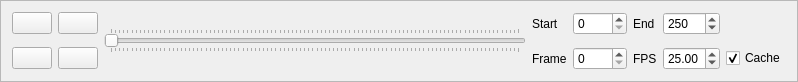
<?xml version="1.0" encoding="UTF-8"?>
<ui version="4.0">
 <class>TimeLineWidget</class>
 <widget class="QFrame" name="TimeLineWidget">
  <property name="geometry">
   <rect>
    <x>0</x>
    <y>0</y>
    <width>798</width>
    <height>78</height>
   </rect>
  </property>
  <property name="windowTitle">
   <string>Frame</string>
  </property>
  <property name="frameShape">
   <enum>QFrame::StyledPanel</enum>
  </property>
  <property name="frameShadow">
   <enum>QFrame::Raised</enum>
  </property>
  <layout class="QGridLayout" name="gridLayout">
   <item row="2" column="3">
    <widget class="QLabel" name="frameLabel">
     <property name="text">
      <string>Frame</string>
     </property>
    </widget>
   </item>
   <item row="0" column="2" rowspan="3">
    <widget class="QSlider" name="scrubber">
     <property name="sizePolicy">
      <sizepolicy hsizetype="Expanding" vsizetype="Fixed">
       <horstretch>0</horstretch>
       <verstretch>0</verstretch>
      </sizepolicy>
     </property>
     <property name="layoutDirection">
      <enum>Qt::LeftToRight</enum>
     </property>
     <property name="styleSheet">
      <string notr="true"/>
     </property>
     <property name="orientation">
      <enum>Qt::Horizontal</enum>
     </property>
     <property name="tickPosition">
      <enum>QSlider::TicksBothSides</enum>
     </property>
     <property name="tickInterval">
      <number>1</number>
     </property>
    </widget>
   </item>
   <item row="0" column="0">
    <widget class="QPushButton" name="playButton">
     <property name="text">
      <string/>
     </property>
    </widget>
   </item>
   <item row="2" column="1">
    <widget class="QPushButton" name="gotoEndButton">
     <property name="text">
      <string/>
     </property>
    </widget>
   </item>
   <item row="0" column="6">
    <widget class="QSpinBox" name="endFrame">
     <property name="maximum">
      <number>1000</number>
     </property>
     <property name="value">
      <number>250</number>
     </property>
    </widget>
   </item>
   <item row="2" column="4">
    <widget class="QSpinBox" name="frame">
     <property name="maximum">
      <number>1000</number>
     </property>
    </widget>
   </item>
   <item row="2" column="5">
    <widget class="QLabel" name="fpsLabel">
     <property name="text">
      <string>FPS</string>
     </property>
    </widget>
   </item>
   <item row="2" column="0">
    <widget class="QPushButton" name="gotoStartButton">
     <property name="text">
      <string/>
     </property>
    </widget>
   </item>
   <item row="0" column="3">
    <widget class="QLabel" name="startLabel">
     <property name="text">
      <string>Start</string>
     </property>
    </widget>
   </item>
   <item row="0" column="4">
    <widget class="QSpinBox" name="startFrame">
     <property name="maximum">
      <number>1000</number>
     </property>
    </widget>
   </item>
   <item row="0" column="1">
    <widget class="QPushButton" name="pauseButton">
     <property name="text">
      <string/>
     </property>
    </widget>
   </item>
   <item row="2" column="6">
    <widget class="QDoubleSpinBox" name="fps">
     <property name="maximum">
      <double>60.000000000000000</double>
     </property>
     <property name="value">
      <double>25.000000000000000</double>
     </property>
    </widget>
   </item>
   <item row="0" column="5">
    <widget class="QLabel" name="endLabel">
     <property name="text">
      <string>End</string>
     </property>
    </widget>
   </item>
   <item row="2" column="7">
    <widget class="QCheckBox" name="cache">
     <property name="text">
      <string>Cache</string>
     </property>
     <property name="checked">
      <bool>true</bool>
     </property>
    </widget>
   </item>
  </layout>
 </widget>
 <resources/>
 <connections/>
</ui>
